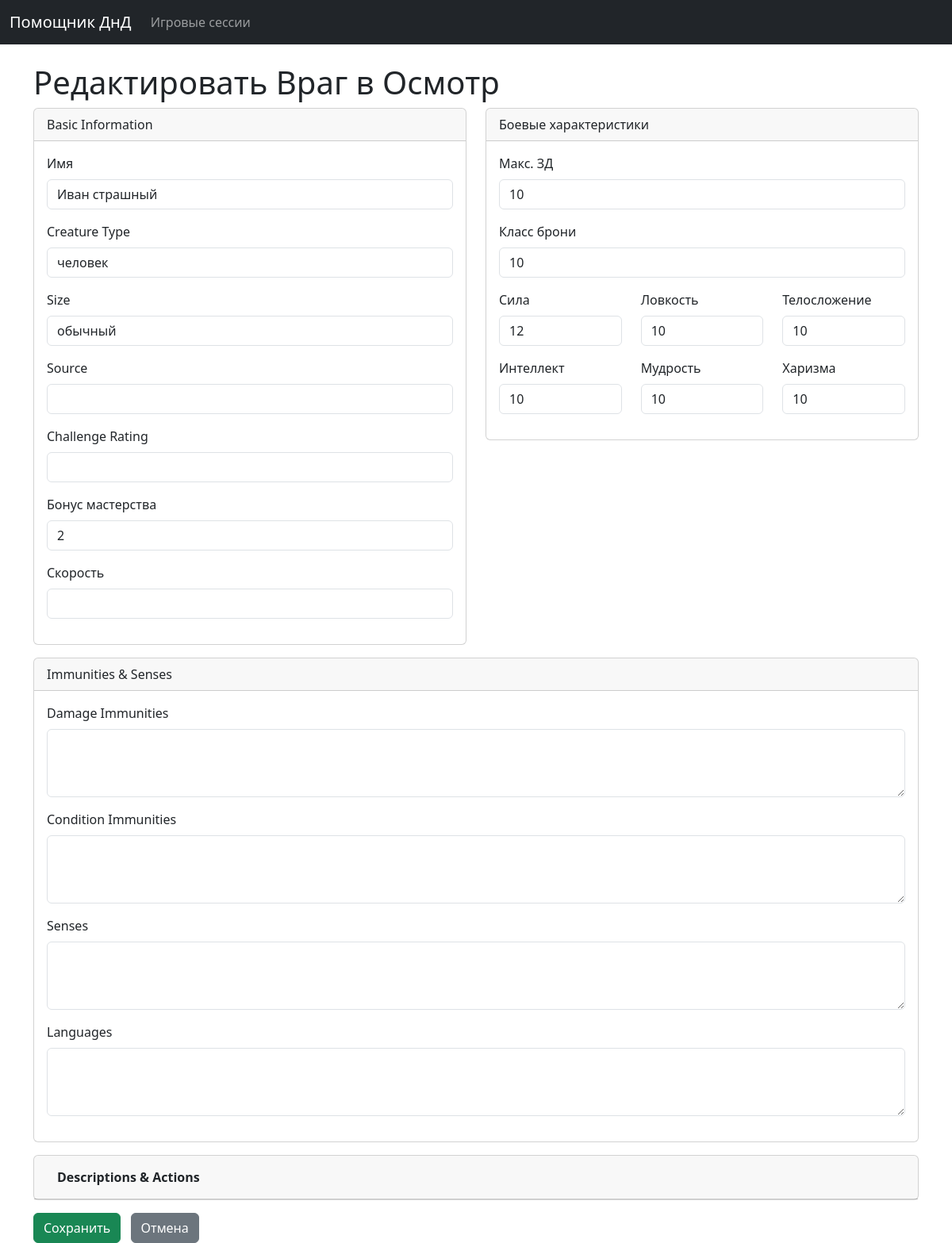
Screenshot of /enemies/1/edit/ with the database file from the repository.
### campaign_manager/models.py (models this page shows, shortened)
class GameSession(models.Model):
    name = models.CharField(max_length=255)
    description = models.TextField(blank=True)
    created_at = models.DateTimeField(auto_now_add=True)

class Character(models.Model):
    name = models.CharField(max_length=255)
    strength = models.PositiveIntegerField(default=10)
    dexterity = models.PositiveIntegerField(default=10)
    constitution = models.PositiveIntegerField(default=10)
    intelligence = models.PositiveIntegerField(default=10)
    wisdom = models.PositiveIntegerField(default=10)
    charisma = models.PositiveIntegerField(default=10)
    armor_class = models.PositiveIntegerField(default=10)
    max_hp = models.PositiveIntegerField(default=10)
    size = models.CharField(max_length=50, blank=True, null=True)
    creature_type = models.CharField(max_length=100, blank=True, null=True)
    source = models.CharField(max_length=100, blank=True, null=True)
    damage_immunities = models.TextField(blank=True, null=True)
    condition_immunities = models.TextField(blank=True, null=True)
    senses = models.TextField(blank=True, null=True)
    languages = models.TextField(blank=True, null=True)
    challenge_rating = models.CharField(max_length=50, blank=True, null=True)
    actions_description = models.TextField(blank=True, null=True)
    description = models.TextField(blank=True, null=True)
    race = models.CharField(max_length=100, blank=True, null=True)
    proficiency_bonus = models.PositiveIntegerField(default=2)
    speed = models.CharField(max_length=50, blank=True, null=True)
    traits_description = models.TextField(blank=True, null=True)
    proficiencies_description = models.TextField(blank=True, null=True)
    equipment_description = models.TextField(blank=True, null=True)
    attacks_description = models.TextField(blank=True, null=True)
    coins_description = models.TextField(blank=True, null=True)
    resources_description = models.TextField(blank=True, null=True)
    class Meta:
        abstract = True

class Enemy(Character):
    game_session = models.ForeignKey(GameSession, on_delete=models.CASCADE, related_name='enemies')

### campaign_manager/views.py (the view)
# urls.py: path('enemies/<int:pk>/edit/', views.enemy_update, name='enemy_update'),
def enemy_update(request, pk):
    enemy = get_object_or_404(Enemy, pk=pk)
    if request.method == 'POST':
        form = EnemyForm(request.POST, instance=enemy)
        if form.is_valid():
            form.save()
            return redirect('enemy_list', game_session_pk=enemy.game_session.pk)
    else:
        form = EnemyForm(instance=enemy)
    return render(request, 'campaign_manager/enemy_form.html', {'form': form, 'game_session': enemy.game_session})

### campaign_manager/templates/campaign_manager/enemy_form.html (shortened to what this page needs)
{% extends 'campaign_manager/base.html' %}
{% load i18n %}
{% block content %}
    <h1>{% if form.instance.pk %}{% trans "Edit" %}{% else %}{% trans "Add" %}{% endif %} {% trans "Enemy to" %} {{ game_session.name }}</h1>
    <form method="post">
        <div class="row">
            <div class="col-md-6">
                <div class="card mb-3">
                    <div class="card-header">{% trans "Basic Information" %}</div>
                    <div class="card-body">
                        <div class="mb-3">
                            <label for="id_name" class="form-label">{% trans "Name" %}</label>
                            {{ form.name }}
                        </div>
                        <div class="mb-3">
                            <label for="id_creature_type" class="form-label">{% trans "Creature Type" %}</label>
                            {{ form.creature_type }}
                        </div>
                        <div class="mb-3">
                            <label for="id_size" class="form-label">{% trans "Size" %}</label>
                            {{ form.size }}
                        </div>
                        <div class="mb-3">
                            <label for="id_source" class="form-label">{% trans "Source" %}</label>
                            {{ form.source }}
                        </div>
                        <div class="mb-3">
                            <label for="id_challenge_rating" class="form-label">{% trans "Challenge Rating" %}</label>
                            {{ form.challenge_rating }}
                        </div>
                        <div class="mb-3">
                            <label for="id_proficiency_bonus" class="form-label">{% trans "Proficiency Bonus" %}</label>
                            {{ form.proficiency_bonus }}
                        </div>
                        <div class="mb-3">
                            <label for="id_speed" class="form-label">{% trans "Speed" %}</label>
                            {{ form.speed }}
                        </div>
                    </div>
                </div>
            </div>
            <div class="col-md-6">
                <div class="card mb-3">
                    <div class="card-header">{% trans "Combat Stats" %}</div>
                    <div class="card-body">
                        <div class="mb-3">
                            <label for="id_max_hp" class="form-label">{% trans "Max HP" %}</label>
                            {{ form.max_hp }}
                        </div>
                        <div class="mb-3">
                            <label for="id_armor_class" class="form-label">{% trans "Armor Class" %}</label>
                            {{ form.armor_class }}
                        </div>
                        <div class="row">
                            <div class="col-md-4 mb-3">
                                <label for="id_strength" class="form-label">{% trans "Strength" %}</label>
                                {{ form.strength }}
                            </div>
                            <div class="col-md-4 mb-3">
                                <label for="id_dexterity" class="form-label">{% trans "Dexterity" %}</label>
                                {{ form.dexterity }}
                            </div>
                            <div class="col-md-4 mb-3">
                                <label for="id_constitution" class="form-label">{% trans "Constitution" %}</label>
                                {{ form.constitution }}
                            </div>
                            <div class="col-md-4 mb-3">
                                <label for="id_intelligence" class="form-label">{% trans "Intelligence" %}</label>
                                {{ form.intelligence }}
                            </div>
                            <div class="col-md-4 mb-3">
                                <label for="id_wisdom" class="form-label">{% trans "Wisdom" %}</label>
                                {{ form.wisdom }}
                            </div>
                            <div class="col-md-4 mb-3">
                                <label for="id_charisma" class="form-label">{% trans "Charisma" %}</label>
                                {{ form.charisma }}
                            </div>
                        </div>
                    </div>
                </div>
            </div>
        </div>
        <div class="card mb-3">
            <div class="card-header">{% trans "Immunities & Senses" %}</div>
            <div class="card-body">
                <div class="mb-3">
                    <label for="id_damage_immunities" class="form-label">{% trans "Damage Immunities" %}</label>
                    {{ form.damage_immunities }}
                </div>
                <div class="mb-3">
                    <label for="id_condition_immunities" class="form-label">{% trans "Condition Immunities" %}</label>
                    {{ form.condition_immunities }}
                </div>
                <div class="mb-3">
                    <label for="id_senses" class="form-label">{% trans "Senses" %}</label>
                    {{ form.senses }}
                </div>
                <div class="mb-3">
                    <label for="id_languages" class="form-label">{% trans "Languages" %}</label>
                    {{ form.languages }}
                </div>
            </div>
        </div>
        <div class="card mb-3">
            <div class="card-header">
                <button class="btn btn-link text-decoration-none text-dark fw-bold" type="button" data-bs-toggle="collapse" data-bs-target="#descriptionsActionsCollapse" aria-expanded="false" aria-controls="descriptionsActionsCollapse">
                    {% trans "Descriptions & Actions" %}
                </button>
            </div>
        </div>
        <button type="submit" class="btn btn-success">{% trans "Save" %}</button>
        <a href="{% url 'enemy_list' game_session.pk %}" class="btn btn-secondary ms-2">{% trans "Cancel" %}</a>
    </form>
{% endblock %}

### rows the page displays
GameSession: name "Осмотр"
Enemy: name "Иван страшный", creature_type "человек", size "обычный", proficiency_bonus "2", max_hp "10", armor_class "10", strength "12", dexterity "10", constitution "10", intelligence "10", wisdom "10", charisma "10"
